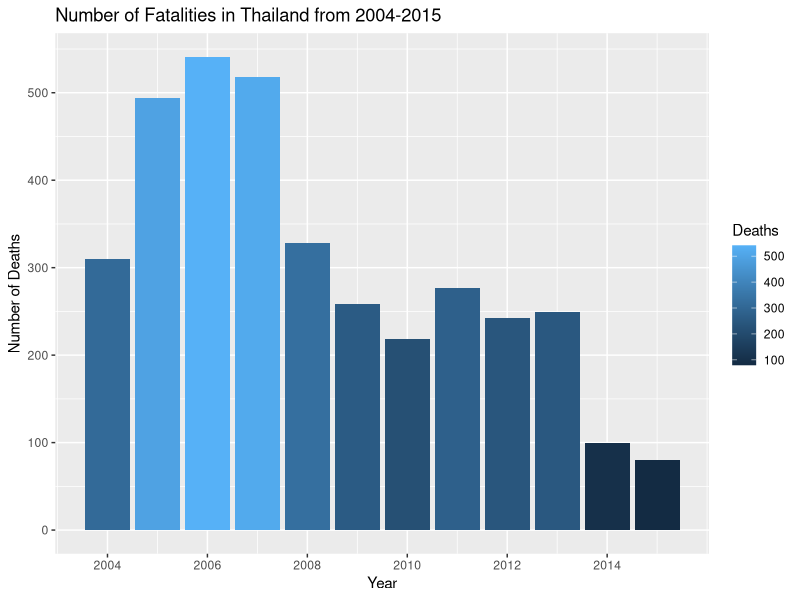

Recreate this plot in R. (Note: this script raises an error after producing the figure.)
## ---- chunk 1
# Load Data
library(tidyverse)
data <- read_csv('Thailand_data.csv')
## ---- chunk 2
# Calculating the total number of fatalities by year
data_fixed <- data %>%
group_by(Year) %>%
  summarise(
    sum_best = sum(Best),
    sum_high = sum(High),
    sum_low = sum(Low)
  )
    
## ---- chunk 3
ggplot(data = data_fixed) +
  geom_col(mapping = aes(x = Year , y = sum_best, fill = sum_best )) +
  xlab("Year") +
  labs(fill = 'Deaths')+
  ylab("Number of Deaths")+
  scale_x_continuous(breaks=seq(2004,2015,2))+
  scale_y_continuous(breaks=seq(0,550,100))+
  ggtitle("Number of Fatalities in Thailand from 2004-2015")+
ggsave('Thailand_data.jpg')
